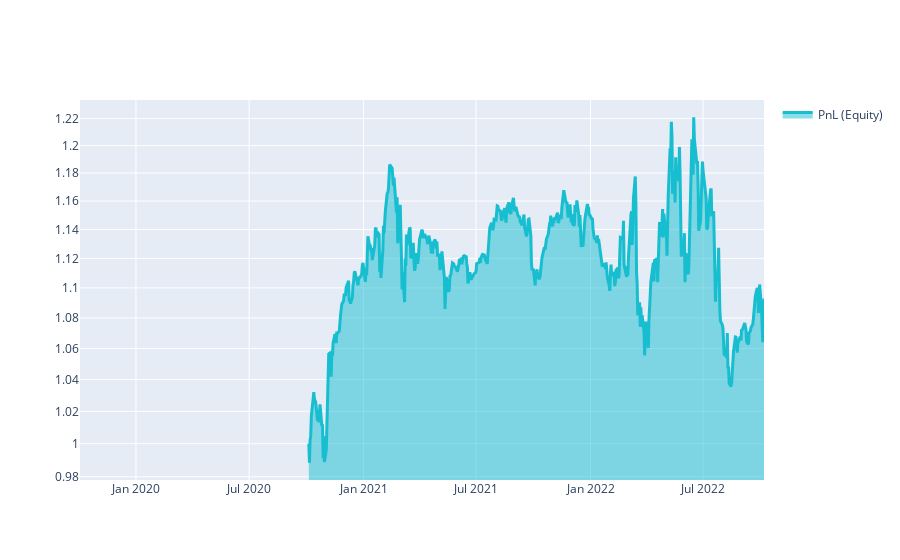

Here is the notebook cell this chart was saved with:
### Markdown cell above
# Q18 Quick Start

This template shows you the basic steps for taking part to the **Q18 NASDAQ-100 Stock Long-Short contest**.

### Code cell
import xarray as xr

import qnt.ta as qnta
import qnt.data as qndata
import qnt.output as qnout
import qnt.stats as qns

data = qndata.stocks.load_ndx_data(min_date="2019-10-03")

close     = data.sel(field="close")
is_liquid = data.sel(field="is_liquid")
sma_slow  = qnta.sma(close, 150)
sma_fast  = qnta.sma(close, 25)
weights   = xr.where(sma_slow < sma_fast, 1, -1)
weights   = weights * is_liquid

weights = qnout.clean(weights, data, "stocks_nasdaq100")

# calc stats
stats = qns.calc_stat(data, weights.sel(time=slice("2020-10-03", None)))
display(stats.to_pandas().tail())

# graph
performance = stats.to_pandas()["equity"]
import qnt.graph as qngraph

qngraph.make_plot_filled(performance.index, performance, name="PnL (Equity)", type="log")

### Figure 1 — Plotly figure (JSON) as saved in the notebook; plotly's stock layout.template omitted (floating-point values rounded to 4 significant figures; data arrays with more than 128 entries replaced by an {"elided": "..."} marker saying what was removed)
{"data": [{"fill": "tonexty", "line": {"color": "#17BECF", "width": 3}, "name": "PnL (Equity)", "type": "scatter", "x": {"elided": "760 str values"}, "y": {"elided": "760 float values"}}], "layout": {"showlegend": true, "yaxis": {"range": [-0.009639, 0.09129], "type": "log"}}}
